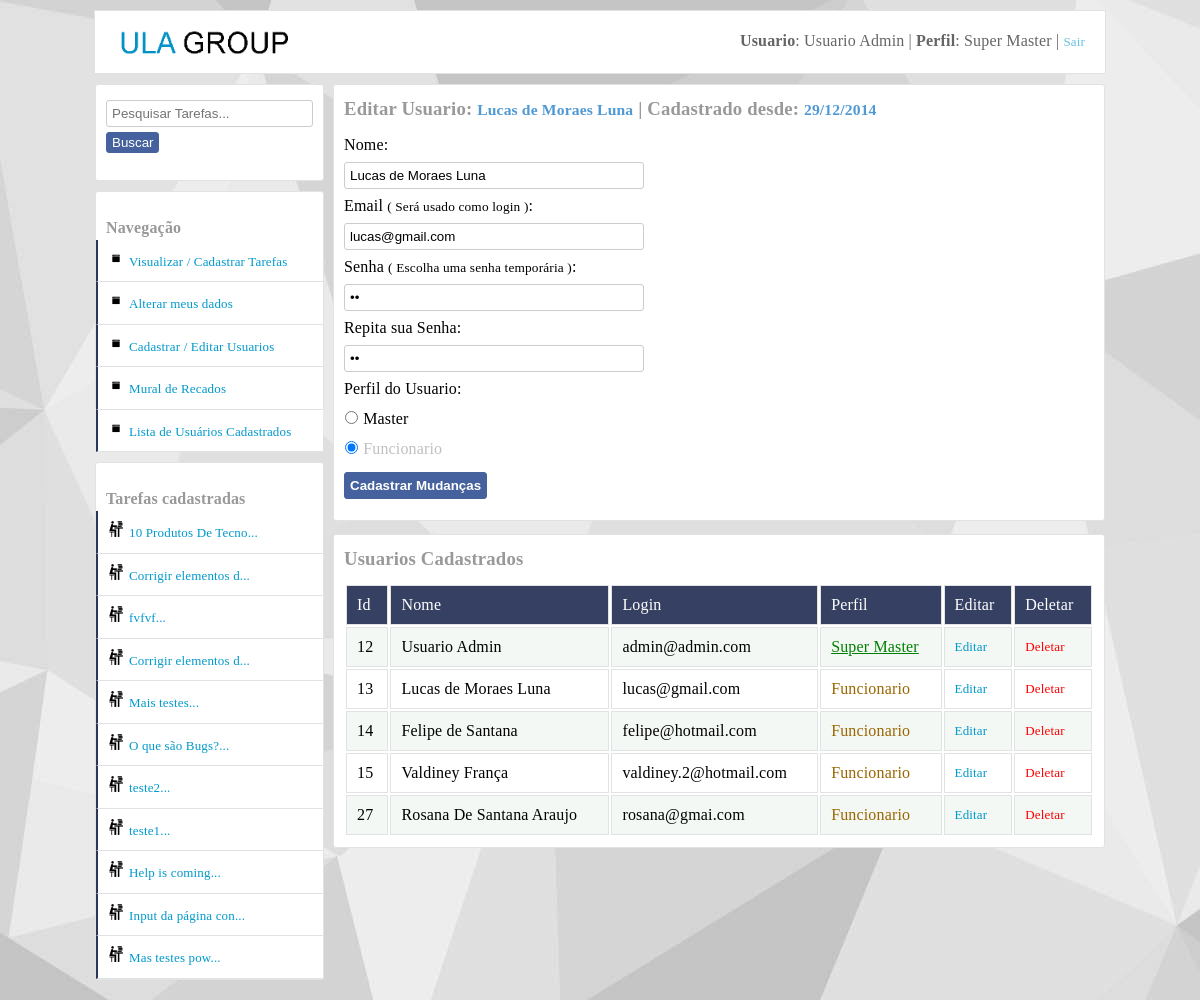
/cadastrar_usuarios.php?editar&id=13 (signed in), run on the app's committed database.
### tables this page shows
CREATE TABLE IF NOT EXISTS `usuarios` (
  `id` int(11) NOT NULL AUTO_INCREMENT,
  `nome` varchar(40) NOT NULL,
  `login` varchar(40) NOT NULL,
  `senha` varchar(10) NOT NULL,
  `dataCadastro` varchar(10) NOT NULL,
  `perfil` int(11) NOT NULL,
  `perfil_master_master` int(11) DEFAULT NULL,
  PRIMARY KEY (`id`)
);

CREATE TABLE IF NOT EXISTS `tarefas` (
  `id` int(11) NOT NULL AUTO_INCREMENT,
  `titulo` varchar(50) NOT NULL,
  `texto` text NOT NULL,
  `vinculoUsuario` int(11) NOT NULL,
  `dataCadastro` varchar(10) NOT NULL,
  `situacao` int(11) DEFAULT NULL,
  `dataAcao` varchar(10) DEFAULT NULL,
  `criadorDaTarefa` int(11) NOT NULL,
  PRIMARY KEY (`id`),
  KEY `fk_criador_da_tarefa` (`criadorDaTarefa`),
  KEY `fk_quem_vai_fazer_a_tarefa` (`vinculoUsuario`)
);

### Container.class.php (called while the page is built, shortened)
<?php
class Container
{
	public static function getUsuario()
	{
		$usuario = new UsuarioModel(self::getConexao());
		return $usuario;
	}
	public static function getConexao()
	{
		$servidor = "false";
		if ($servidor == "true")
		{
			$conexao = new Conexao("mysql.hostinger.com.br","u592982482_ney","u592982482_ney","32402709ney");
		}
		else
		{
			$conexao = new Conexao("localhost","tarefas","root","");
		}
	    return $conexao;
	}
}

### db/Conexao.class.php (called while the page is built, shortened)
<?php
class Conexao implements ConexaoInterface
{
	private $host;
	private $db;
	private $user;
	private $password;
	public function __construct($host, $db, $user, $password)
	{
		$this->host = $host;
		$this->db = $db;
		$this->user = $user;
		$this->password = $password;
	}
	public function connect()
	{
		return new \PDO("mysql:host={$this->host};dbname={$this->db}",$this->user,$this->password);
	}
}

### models/UsuarioModel.class.php (called while the page is built, shortened)
<?php
class UsuarioModel
{
	private $tableName = "usuarios";
	private $db;
	public function __construct(ConexaoInterface $conexao)
	{
		$this->db = $conexao->connect();
	}
	public function listar()
	{
		$query = $this->db->prepare("select * from {$this->tableName}");
		$query->execute();
		return $query->fetchAll(PDO::FETCH_OBJ);
	}
	public function listarWhere($campo, $valor)
	{
		if ($campo == "id")
		{
			$valor = (int) $valor;
		}
		$query = $this->db->prepare("select * from {$this->tableName} where {$campo} = ?");
		$query->execute(array($valor));
		return $query->fetchAll(PDO::FETCH_OBJ);
	}
	public function colecaoUsuarioTarefas()
	{
		$query = $this->db->prepare("select usuarios.id as idUsuario, tarefas.id as idTarefas,
        nome, login, perfil, usuarios.dataCadastro as usuarioDataDoCadastro,
        titulo, texto, tarefas.dataCadastro as tarefasDataDoCadastro,
        situacao, dataAcao, criadorDaTarefa, vinculoUsuario
        from usuarios join tarefas on tarefas.criadorDaTarefa =
        usuarios.id order by tarefas.id desc");
        $query->execute();
		return $query->fetchAll(PDO::FETCH_OBJ);
	}
}

### utilidades/functions.php (called while the page is built, shortened)
<?php
function DelimitarPorTamnho($entrada,$tamanho,$acabamento)
{
	$saida = str_split($entrada,$tamanho);
    return $saida[0].$acabamento;
}

### cadastrar_usuarios.php (the view, shortened to what this page needs)
<?php
require_once("layout_parts/header.php");
require_once("layout_parts/banner.php");
require_once("utilidades/functions.php");
if (isset($_GET["editar"]))
{
    $id = (int) $_GET["id"];
    foreach($usuario->listarWhere("id",$id) as $listar)
    {
        $_id = $listar->id;
        $_nome = $listar->nome;
        $_login = $listar->login;
        $_senha = $listar->senha;
        $_dataCadastro = $listar->dataCadastro;
        $_perfil = $listar->perfil;
    }
    $master = "unchecked";
    $funcionario = "unchecked";
    if ($_perfil == "1")
    {
        $master = "checked";
    }
    elseif ($_perfil == "2")
    {
        $funcionario = "checked";
    }
}
?>
	<article class="main">
	<section class="right">
		<section class="areas">
        <?php
        if (isset($_GET["editar"]))
        {
            $id = (int) $_GET["id"];
            foreach($usuario->listarWhere("id", $id) as $listar)
            {
                $retornaPerfilMasterMaster = $listar->perfil_master_master;
                $retornaPerfilMaster = $listar->perfil;
                $retornaIdUsuario = $listar->id;
            }
            if ($retornaPerfilMasterMaster == "1" and $_SESSION["perfil_master_master"] != "1")
            {
                setcookie("msgErro","Você não tem permissão para Editar um Usuario com Perfil ( Super Master )");
                header("Location:cadastrar_usuarios.php");
            }
            elseif ($retornaPerfilMaster == "1" and $_SESSION["perfil"] == "1" and $_SESSION["idUsuario"] != $retornaIdUsuario and $_SESSION["perfil_master_master"] != "1") {
                setcookie("msgErro","Um Usuário portador do perfil Master não pode editar um outro usuário com o mesmo perfil.");
                header("Location:cadastrar_usuarios.php");
            }
            else
            {
                require_once("editar_usuarios.php");
            }
        }  ?>
        </section>
        <section class="areas">
        	<h3>Usuarios Cadastrados</h3>
        	<table>
            <thead>
        		<tr class="tr-top">
        			<td>Id</td>
        			<td>Nome</td>
        			<td>Login</td>
        			<td>Perfil</td>
        			<td>Editar</td>
        			<td>Deletar</td>
        		</tr>
            </thead>
            <?php foreach($usuario->listar() as $listar):
             $tipoPerfil = "";
             if ($listar->perfil == "1" and $listar->perfil_master_master != "1")
             {
                $classPerfil = "master";
             	$tipoPerfil = "Master";
             }
             elseif ($listar->perfil == "1" and $listar->perfil_master_master == "1")
             {
                $classPerfil = "master";
                $tipoPerfil = "Super Master";
             }
             else
             {
                $classPerfil = "funcionario";
             	$tipoPerfil = "Funcionario";
             }
            ?>
                <tr>
                	<td><?php echo $listar->id; ?></td>
                	<td><?php echo $listar->nome; ?></td>
                	<td><?php echo $listar->login; ?></td>
                	<td class="<?php echo $classPerfil ?>"><?php echo $tipoPerfil; ?></td>
                    <td><a href="?editar&id=<?php echo $listar->id;?>" class="editar" title="Editar o Usuario <?php echo $listar->nome; ?>">Editar</a></td>
                    <td><a href="usuario_controller.php?deletar&id=<?php echo $listar->id;?>" class="deletar" title="Deletar o Usuario <?php echo $listar->nome; ?>">Deletar</a></td>                </tr>
        	<?php endforeach; ?>
        	</table>
        </section>
	</section>
	    <?php
	      require_once("layout_parts/area_left.php");
	    ?>
	</article>
</body>
</html>

### editar_usuarios.php
<h3>Editar Usuario: <small class="small_aux"><?php echo $_nome; ?></small> | Cadastrado desde: <small class="small_aux"><?php echo $_dataCadastro; ?></small></h3>
<form method="post" action="usuario_controller.php?editar&id=<?php echo $_id;?>" class="form-login form-normal">
	<label for="nome">Nome:</label> <br>
	<input type="text" name="nome" id="nome" placeholder="Digite o nome..." value="<?php echo $_nome; ?>"> <br>
	<label for="email">Email <small>( Será usado como login )</small>:</label> <br>
	<input type="text" name="login" id="email" placeholder="Digite o email do Usuario." value="<?php echo $_login; ?>"> <br>
	<label for="senha">Senha <small>( Escolha uma senha temporária )</small>:</label> <br>
	<input type="password" name="senha" id="senha" placeholder="Escolha uma senha" value="<?php echo $_senha; ?>"> <br>
    <label for="repita_senha">Repita sua Senha:</label> <br>
    <input type="password" name="repitaSenha" id="repita_senha" placeholder="Escolha uma senha" value="<?php echo $_senha; ?>"> <br>
    <label for="perfil">Perfil do Usuario:</label> <br>
    <input type="radio" name="perfil" value="1" id="perfil" class="perfil" <?php echo isset($master) ? $master:""; ?>> <label for="master">Master</label> <br>
    <?php if ($_SESSION["idUsuario"] != $_GET["id"]):   ?>
    <input type="radio" name="perfil" value="2" id="perfil" class="perfil" <?php echo isset($funcionario) ? $funcionario:""; ?>> <label for="funcionario">Funcionario</label> <br>
    <?php endif; ?>
    <button type="submit" class="button-postar" id="entrar">Cadastrar Mudanças</button>
</form>

### layout_parts/area_left.php (shortened to what this page needs)
<div id="main-area-left">
<section class="left">
<div class="div_oculta_left">
<form method="get" action="dashboard.php">
	<input type="search" name="input_pesquisa" id="input_pesquisa" placeholder="Pesquisar Tarefas...">
	<button type="submit" class="button-postar">Buscar</button>
</form>
</div>
</section>
<section class="left">
<br>
<b>Navegação</b>
<ul id="menu-left" class="cadastrar-usuario">
	<li><a href="dashboard.php">Visualizar / Cadastrar Tarefas</a></li>
	<li><a href="alterar_meus_dados.php?alterarMeusDados">Alterar meus dados</a></li>
	<?php if ($_SESSION["perfil"] == "1"): ?>
	<li><a href="cadastrar_usuarios.php">Cadastrar / Editar Usuarios</a></li>
	<?php endif; ?>
	<li><a href="pagina_de_recados.php">Mural de Recados</a></li>
</ul>
</section>
<ul id="menu-left" class="cadastrar-usuario">
<li><a href="#" class="show_menu_usuarios_cadastrados">Lista de Usuários Cadastrados</a></li>
</ul>
<section class="left">
<br>
<b>Tarefas cadastradas</b>
<ul id="menu-left" class="cadastrar-usuario">
	<?php foreach($usuario->colecaoUsuarioTarefas() as $listar):?>
	  <li><a class="link-arquivos" href="visualizar_tarefa_completa.php?textoCompleto&id=<?php echo $listar->idTarefas; ?>" title="<?php echo $listar->titulo . ": (" . $listar->tarefasDataDoCadastro ." )"; ?>"><?php echo DelimitarPorTamnho($listar->titulo, 20, "..."); ?></a></li>
    <?php endforeach; ?>
</ul>
</section>
</div>

### css/style.css (style rules this page uses)
body { background:#e9eaed; font-family:Tahoma!important; margin:0; margin-bottom:20px; margin-top:10px; font-family: "freight-text-pro",Georgia,Cambria,"Times New Roman",Times,serif; letter-spacing: 0.01rem; font-weight: 400; font-style: normal; line-height: 1.5; background-image:url("css_img/fundo.jpg")!important; background-attachment: fixed; }
.main { width:1010px; height:auto; min-height:300px; padding:0; margin:auto; }
.areas { width:750px; height:auto; min-height:200px; background:#ffffff; margin:auto; border-radius:3px; border:1px solid #e1e2e3; margin-top:0px; padding:10px; }
.areas h1,h2,h3,h4 { margin:0; margin-bottom:10px; color:#999999; }
.button-postar { padding:5px; background:#46629e; border:1px solid #476199; border-radius:3px; color:white; margin:11px 0px; cursor:pointer; font-weight:bold; }
.right { float:right; }
#main-area-left { width:229px; }
.left { width:227px; background:white; height:auto; margin-top:10px; border:1px solid #e1e2e3; border-radius:3px; }
.left b { margin-left:10px; margin-top:10px!important; color:#999999; }
input { width:300px; padding:5px; border-radius:3px; border:1px solid #cccccc; outline:none; margin-top:5px; margin-bottom:5px; }
button { margin-top:8px; }
.form-login { border:1px solid #e1e2e3; padding:10px; border-radius:3px; margin:10px 10px 10px; }
.form-normal { border:0; margin:0; padding:0; }
input[type="radio"]:checked + label { color:silver; }
input[type="radio"] { padding:0; margin-top:10px!important; width:15px; margin:0; }
a { color:#0099cc; font-size:13px; text-decoration:none; }
ul { margin:0; padding:0; list-style:none; }
#menu-left a { display:block; padding:10px; background:white; border-bottom:1px solid #e1e2e3; border-left:2px solid #2c375d; }
.cadastrar-usuario a::before { content: url(css_img/icone_cadastrar_usuario.png); margin-right:5px; }
.link-arquivos::before { content: url(css_img/icone_arquivos.png)!important; margin-right:5px; }
table { width:100%; }
table tr td { border:1px solid #e1e2e3; padding:10px; }
table tbody tr:nth-child(2n+1) { background:#f4f8f5; }
.tr-top { background:#364062; color:white; }
.deletar { color:#ff0000; }
.small_aux { color:#4f99d5; }
.master { color:green; text-decoration:underline; }
.funcionario { color:#996600; }
.show_menu_usuarios_cadastrados { display:block; padding-top:10px; padding-bottom:10px; background:white; width:205px; border-left:2px solid #009900; margin-left:1px; margin-top:-1px; }
.div_oculta_left { padding:10px; padding-bottom:0; }
.div_oculta_left input { width:207px; }
.div_oculta_left button { margin-top:0px; padding-top:2px; padding-bottom:2px; font-weight:normal; }

### css/SimpleAnimationCSS.css (style rules this page uses)
.comes-here { -webkit-animation:comes-here 1.5s 1; -moz-animation:comes-here 1.5s 1; -o-animation:comes-here 1.5s 1; -ms-animation:comes-here 1.5s 1; }

### data on the page
usuarios: nome "Lucas de Moraes Luna", dataCadastro "29/12/2014", login "lucas@gmail.com", id "13", perfil "Funcionario"
usuarios: id "12", nome "Usuario Admin", login "admin@admin.com", tipoPerfil "Super Master"
usuarios: id "14", nome "Felipe de Santana", login "felipe@hotmail.com", perfil "Funcionario"
usuarios: id "15", nome "Valdiney França", login "valdiney.2@hotmail.com", perfil "Funcionario"
usuarios: id "27", nome "Rosana De Santana Araujo", login "rosana@gmai.com", perfil "Funcionario"
tarefas: titulo "10 Produtos De Tecno..."
tarefas: titulo "Corrigir elementos d..."
tarefas: titulo "fvfvf..."
tarefas: titulo "Corrigir elementos d..."
tarefas: titulo "Mais testes..."
tarefas: titulo "O que são Bugs?..."
tarefas: titulo "teste2..."
tarefas: titulo "teste1..."
tarefas: titulo "Help is coming..."
tarefas: titulo "Input da página con..."
tarefas: titulo "Mas testes pow..."

### other printed values
$_SESSION["nome"] "Usuario Admin"
$tipoPerfil "Super Master"
